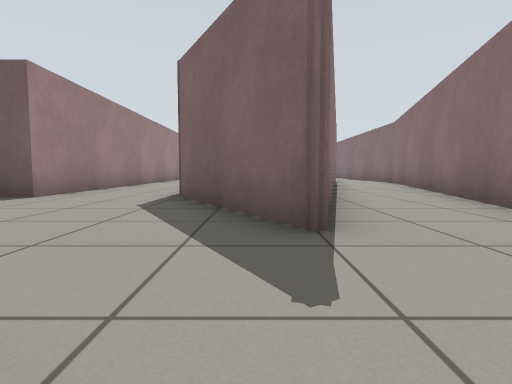
[1] (above)

16 first-person views from a walk through a Gazebo world. The camera is 0.5 m above the floor, tilts 4° down and sees 80° across. The floor is counted in squares, 1 m on a side. Each view is taken from the middle of a square. On the plan, view 1 faces up. The plan holds only what a view shows up to about 9 squares ahead; the rest is blank.

[2]
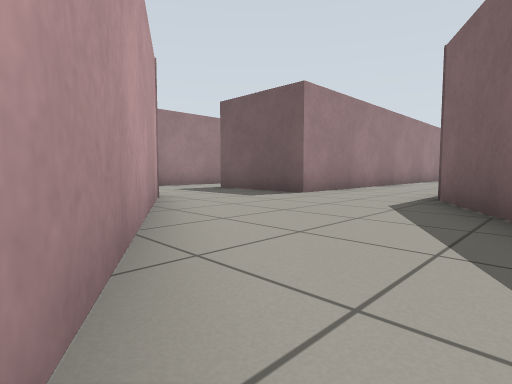

[3]
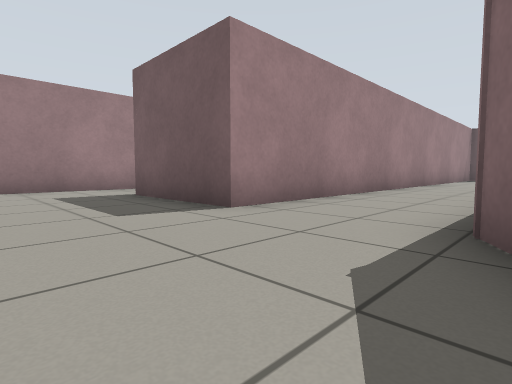

[4]
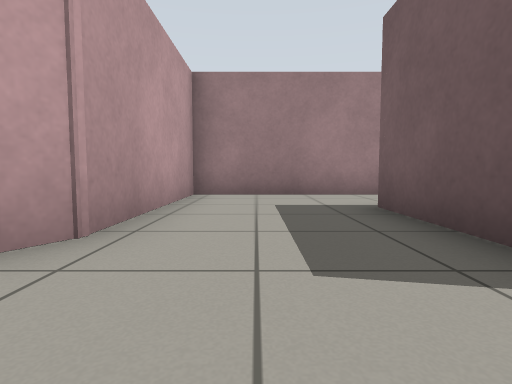

[5]
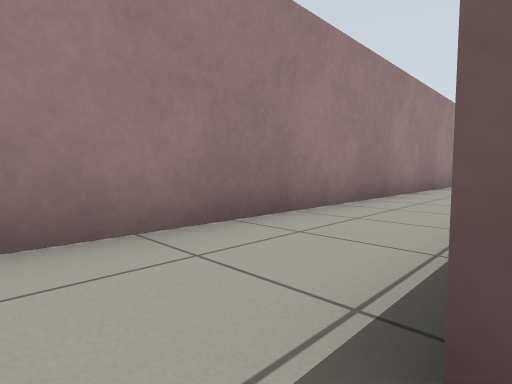

[6]
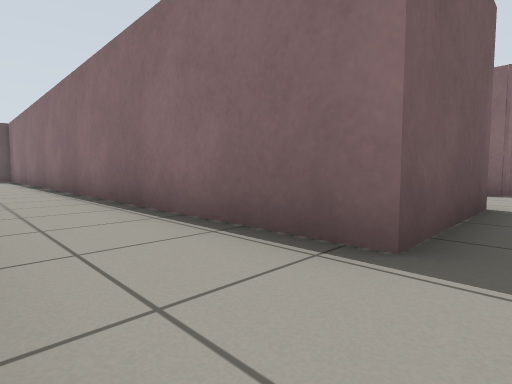

[7]
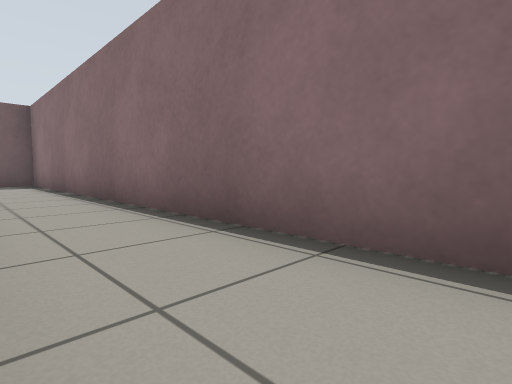

[8]
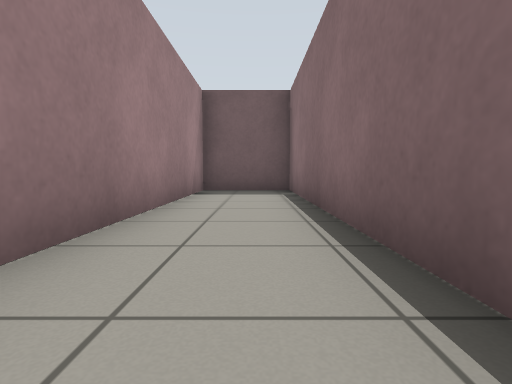

[9]
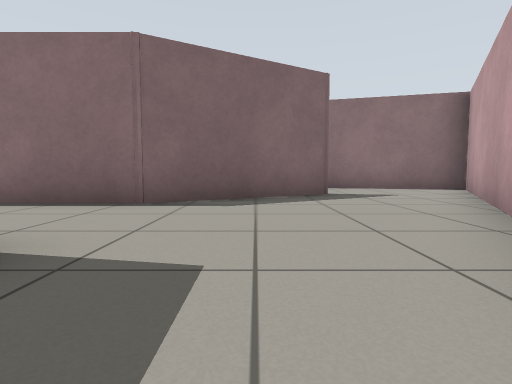

[10]
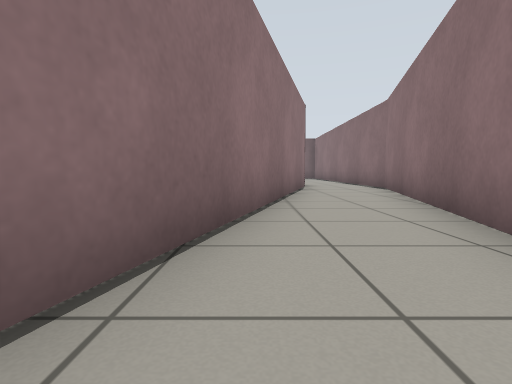

[11]
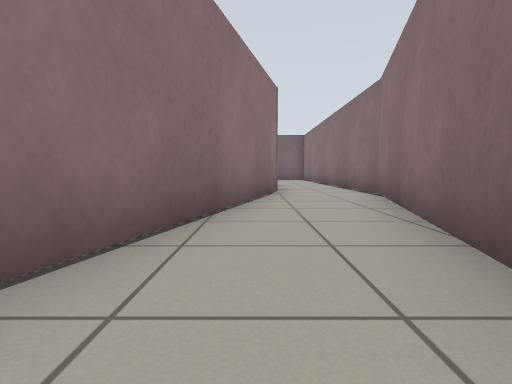

[12]
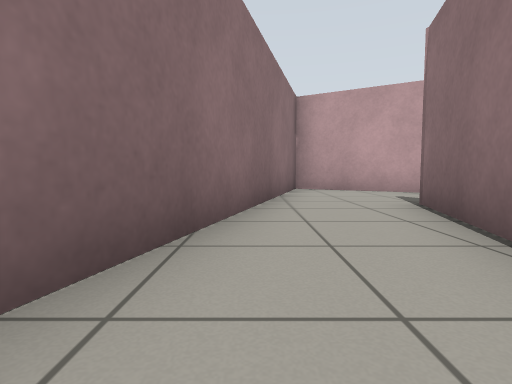

[13]
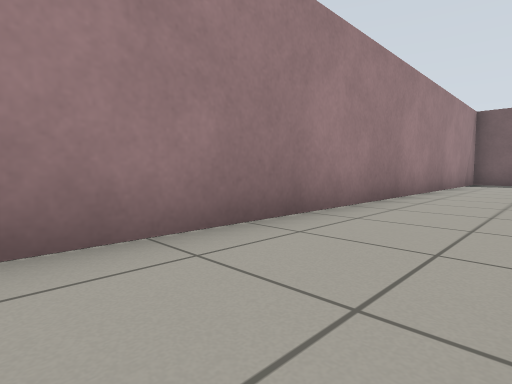

[14]
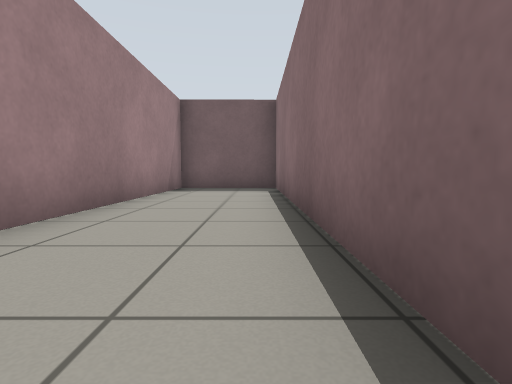

[15]
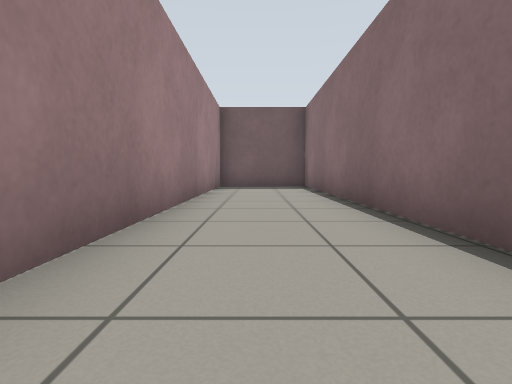

[16]
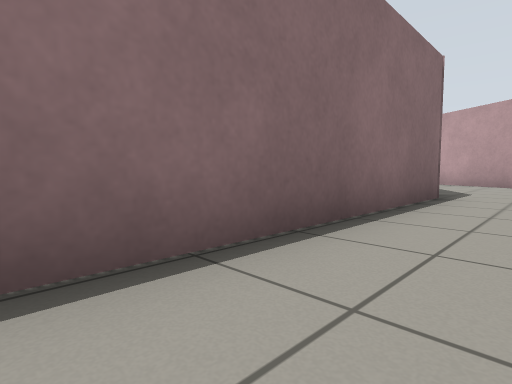

### Floor plan
Points are (right, up) in squares from view 1. A wall is a line through its corners. A room is listed if a view was taken in it or the views show most of it. See-through windows are left out.
Room 1 (views 1, 2, 3, 4, 5, 6, 7, 8, 9, 13, 14, 15, 16)
walls: (0.9, 3.8) (0.5, 2.4) (-1.4, 5.8) (-1.4, 20.8) (-4.1, 20.8) (-4.1, 5.7) (-7.1, 5.7) (-7.1, 21.8) (-9.3, 21.8) (-9.3, 2.7) (-5.3, 2.7) (1.9, -1.4) (3.2, 3.4)
ways out: opening at (2, 3) to room 2
Room 2 (views 10, 11, 12)
walls: (3.2, 3.4) (4.2, 7.2); (1.9, 7.6) (0.9, 3.8)
ways out: opening at (2, 3) to room 1; opening at (3, 7) to room 3
Room 3 (no view inside)
walls: (4.2, 7.2) (5.3, 11.2); (3, 11.7) (1.9, 7.6)
ways out: opening at (3, 7) to room 2; opening at (4, 11)

Where each view was taken, in squares from view 1:
view 1: 0 up, 0 right, facing up
view 2: 0 up, 0 right, facing up-left
view 3: 3 up, 1 left, facing up-left
view 4: 4 up, 3 left, facing left
view 5: 5 up, 7 left, facing up-left
view 6: 5 up, 9 left, facing up-right
view 7: 10 up, 9 left, facing up-right
view 8: 14 up, 8 left, facing up
view 9: 4 up, 6 left, facing right
view 10: 4 up, 2 right, facing up
view 11: 6 up, 3 right, facing up
view 12: 7 up, 3 right, facing down
view 13: 8 up, 2 left, facing up-left
view 14: 12 up, 2 left, facing up
view 15: 11 up, 3 left, facing up
view 16: 12 up, 3 left, facing down-right
